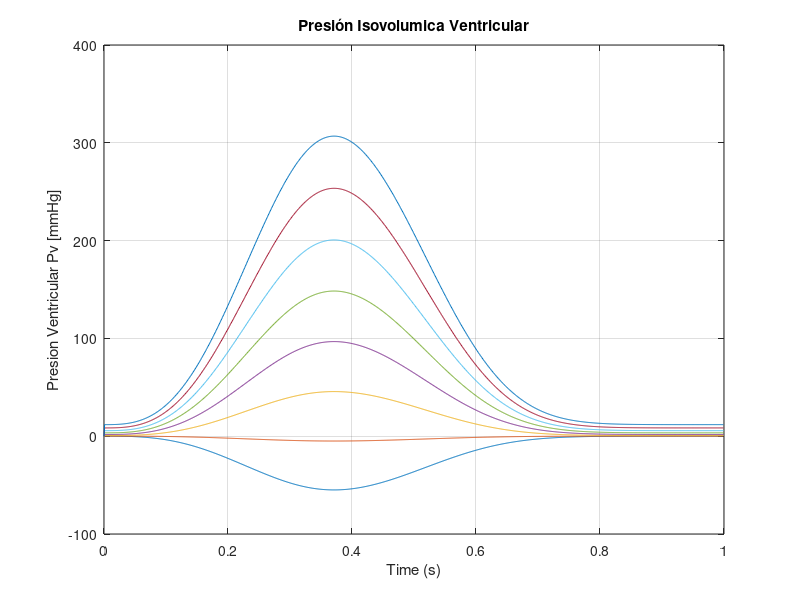

The MATLAB source for this figure:
clc, clear, close all;
delt = 0.001;
a = 7e-4;
b = 20;
c = 2.5;
d = 80;
tc = 0.264;
tp = 0.371;
tr = 0.299;
tb = 0.258;
alpha = 2.88;
Vv0 = 150; % Volumen Inicial

denom = ((1.-exp(-(tp/tc)^alpha))*exp(-((tp-tb)/tr)^alpha));
t(1) = 0;
Vv(1) = Vv0;
edp = a*((Vv0 -b))^2;
pdp = c*Vv0 -d ;
pp = pdp/denom;
t1 = 0;
t2 = 0;
e1 = exp(-(t1/tc)^alpha);
e2 = exp(-(t2/tr)^alpha);
pv0 = edp + pp*((1.-e1)*e2);

for i = 10:20:150
    denom = ((1.-exp(-(tp/tc)^alpha))*exp(-((tp-tb)/tr)^alpha));
    t(1) = 0;
    Vv(1) = i;
    edp = a*((i -b))^2;
    pdp = c*i -d ;
    pp = pdp/denom;
    t1 = 0;
    t2 = 0;
    e1 = exp(-(t1/tc)^alpha);
    e2 = exp(-(t2/tr)^alpha);
    pv0 = edp + pp*((1.-e1)*e2);
    for j = 2: 1000
        t(j) = t(j - 1) + delt;
        Vv(j) = Vv(j - 1);
        edp = a*((Vv(j) - b))^2;
        pdp = c*Vv(j) - d;
        pp = pdp/denom;
        t1 = t(j);

        t2 = t(j) - tb;
        if(t2 < 0)
            t2 = 0;
        end
        e1 = exp(-(t1/tc)^alpha);
        e2 = exp(-(t2/tr)^alpha);
        pv(j) = edp + pp*((1. - e1)*e2);
    end
    plot(t, pv);
    title("Presión Isovolumica Ventricular");
    xlabel("Time (s)");
    ylabel("Presion Ventricular Pv [mmHg]");
    hold on
    grid on
end




